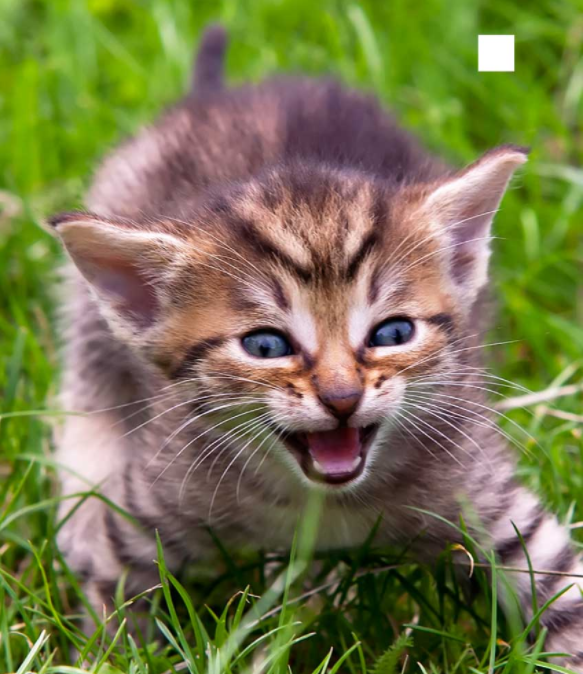
#> input picture DeepLearning_IMGPR/Images/2.png, 583 x 674 px, found by its file name
$ python Contoring.py
#> lines starting #> are read from the running program, lines starting #| are printed output that depends on the picture; after the words box and inside, x2 and y2 are one past the last pixel; in counts of white or black regions, pixels touching at a corner belong together
import cv2

img = cv2.imread("C://Users//KARTHIK//OneDrive//Desktop//INFOSYS//2.png", 0)
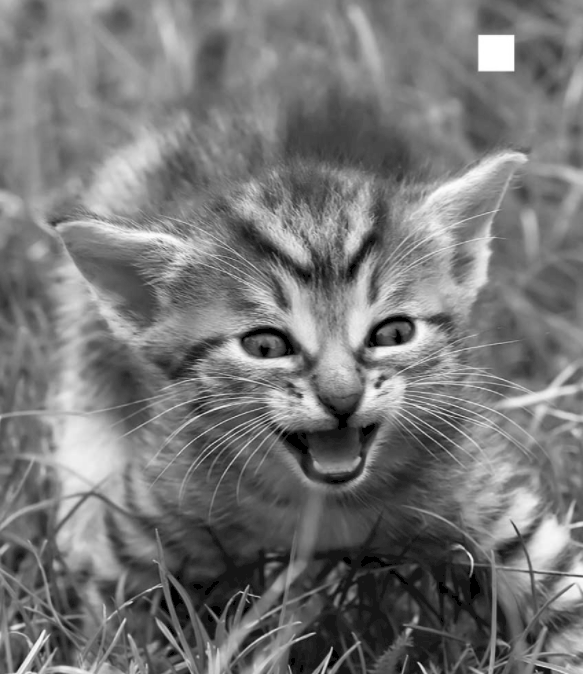
#> img: shape (674, 583); min 0, max 255, mean 118.2
_, threshold = cv2.threshold(img, 127, 255, cv2.THRESH_BINARY)
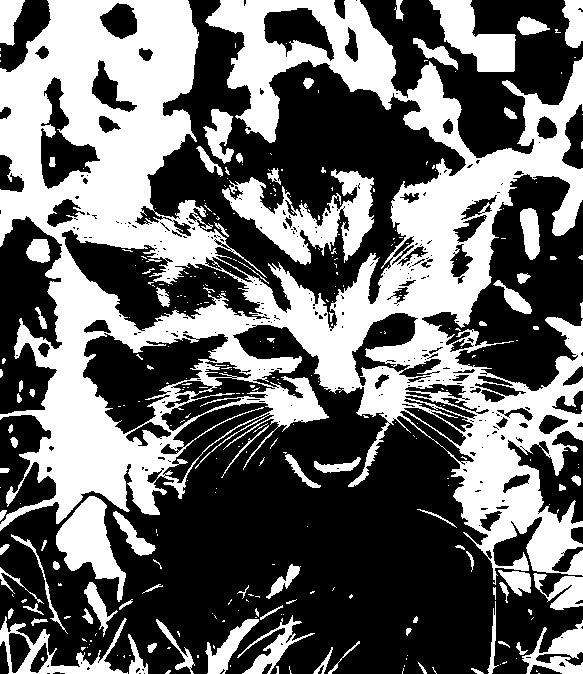
#> threshold: shape (674, 583); 41.2% white; 331 white regions (244 under 20 px)
contours, _ = cv2.findContours(threshold, cv2.RETR_TREE, cv2.CHAIN_APPROX_SIMPLE)
#> contours = 765 contours, 593 with area under 20; largest, box (x1, y1, x2, y2) and area: (0, 0, 583, 585) 165290, (61, 229, 271, 332) 8851, (82, 332, 229, 435) 7548, (222, 169, 374, 265) 5781, (56, 496, 126, 602) 3213

cv2.drawContours(img, contours, -1, (0, 255, 0), 3)
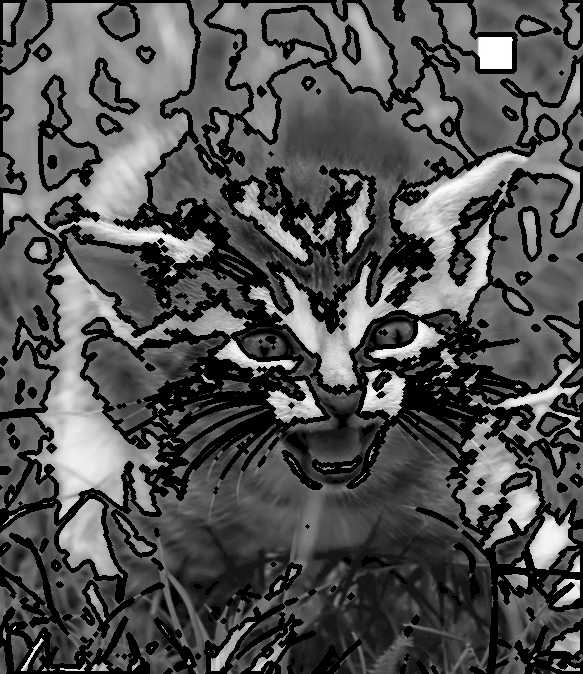
#> img: shape (674, 583); min 0, max 255, mean 82

cv2.imshow('Contours', img)
cv2.waitKey(0)
cv2.destroyAllWindows()

$ run again, with DeepLearning_IMGPR/Images/1.png copied over DeepLearning_IMGPR/Images/2.png
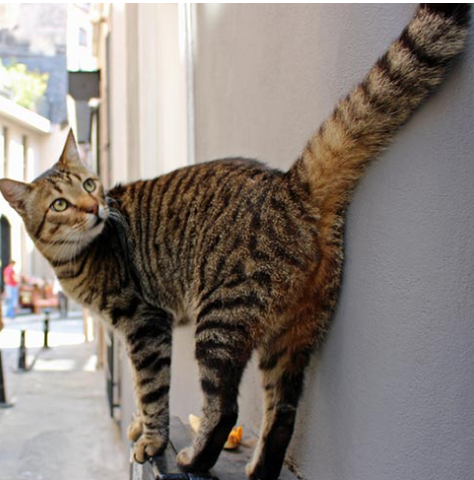
#> input picture DeepLearning_IMGPR/Images/1.png, 474 x 480 px, found by its file name
#> `_, threshold = cv2.threshold(img, 127, 255, cv2.THRESH_BINARY)`:
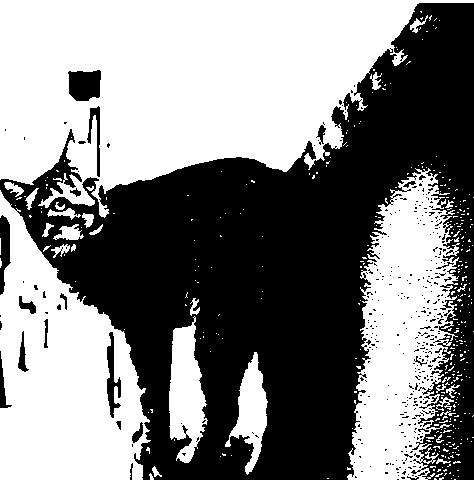
#> threshold: shape (480, 474); 51.9% white; 371 black regions (350 under 20 px)
#> contours = 835 contours, 782 with area under 20; largest, box (x1, y1, x2, y2) and area: (0, 0, 474, 218) 62454, (0, 190, 151, 480) 26789, (347, 168, 460, 480) 21678, (169, 316, 208, 463) 3403, (225, 352, 268, 475) 2102
#> `cv2.drawContours(img, contours, -1, (0, 255, 0), 3)`:
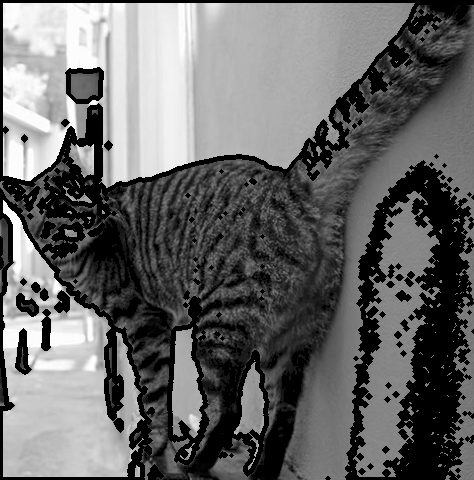
#> img: shape (480, 474); min 0, max 255, mean 103.3

$ run again, with DeepLearning_IMGPR/Images/10.png copied over DeepLearning_IMGPR/Images/2.png
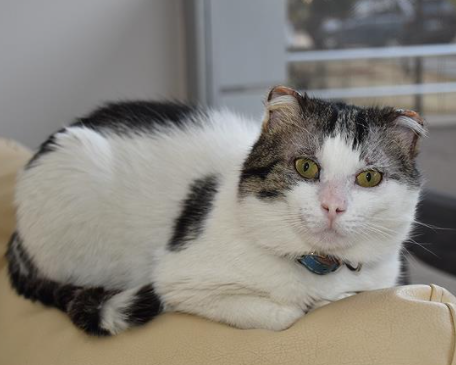
#> input picture DeepLearning_IMGPR/Images/10.png, 456 x 365 px, found by its file name
#> `_, threshold = cv2.threshold(img, 127, 255, cv2.THRESH_BINARY)`:
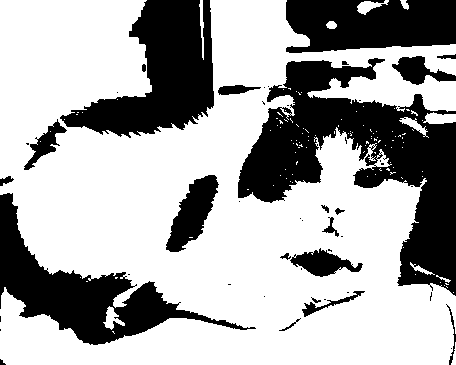
#> threshold: shape (365, 456); 66.7% white; 48 black regions (26 under 20 px)
#> contours = 192 contours, 167 with area under 20; largest, box (x1, y1, x2, y2) and area: (0, 0, 456, 365) 112102, (165, 174, 220, 253) 2176, (289, 247, 364, 278) 1131, (23, 118, 68, 171) 748, (301, 290, 366, 318) 392
#> `cv2.drawContours(img, contours, -1, (0, 255, 0), 3)`:
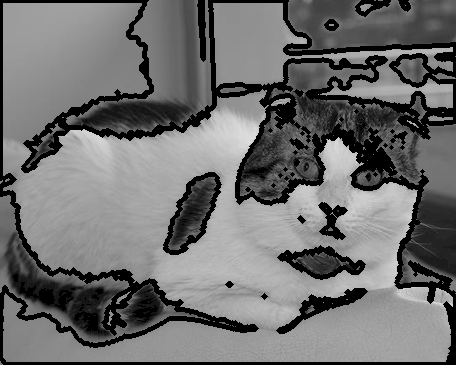
#> img: shape (365, 456); min 0, max 225, mean 110.7

$ run again, with DeepLearning_IMGPR/Images/11.png copied over DeepLearning_IMGPR/Images/2.png
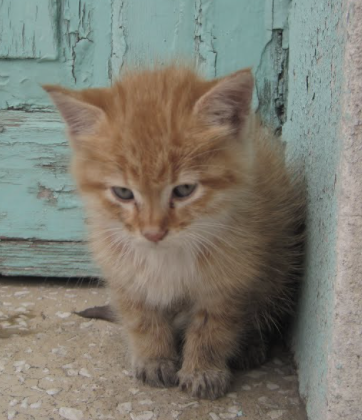
#> input picture DeepLearning_IMGPR/Images/11.png, 362 x 420 px, found by its file name
#> `_, threshold = cv2.threshold(img, 127, 255, cv2.THRESH_BINARY)`:
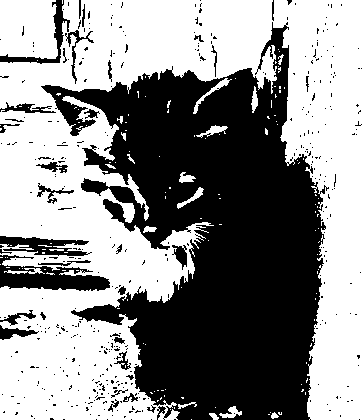
#> threshold: shape (420, 362); 55.2% white; 417 black regions (381 under 20 px)
#> contours = 618 contours, 564 with area under 20; largest, box (x1, y1, x2, y2) and area: (0, 0, 362, 420) 79348, (0, 0, 58, 59) 3072, (66, 29, 95, 85) 328, (171, 244, 188, 271) 228, (35, 161, 69, 174) 203
#> `cv2.drawContours(img, contours, -1, (0, 255, 0), 3)`:
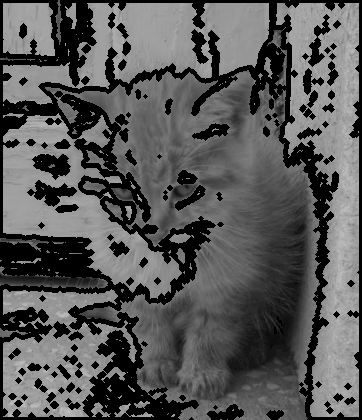
#> img: shape (420, 362); min 0, max 192, mean 87.5
